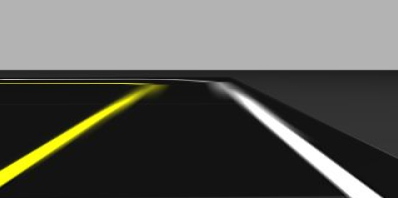
#> input picture catkin_ws/src/grayson_autodrive/src/autorace.png, 398 x 198 px
$ python hsv_tuner.py
#> lines starting #> are read from the running program, lines starting #| are printed output that depends on the picture; after the words box and inside, x2 and y2 are one past the last pixel; in counts of white or black regions, pixels touching at a corner belong together
import cv2
import numpy as np;

# Just dummy function for callbacks from trackbar
def nothing(x):
    pass

# Create a trackbar window to adjust the HSV values
# They are preconfigured for a yellow object
cv2.namedWindow("Tracking")
cv2.createTrackbar("LH", "Tracking", 20,255, nothing)
cv2.createTrackbar("LS", "Tracking", 120, 255, nothing)
cv2.createTrackbar("LV", "Tracking", 120, 255, nothing)
cv2.createTrackbar("UH", "Tracking", 49, 255, nothing)
cv2.createTrackbar("US", "Tracking", 255, 255, nothing)
cv2.createTrackbar("UV", "Tracking", 255, 255, nothing)

# Read test image
frame = cv2.imread("autorace.png")
#> frame is the input picture: shape (198, 398, 3); mean B, G, R 86.8, 92.4, 92.4

while True:
    # Convert to HSV colour space
    hsv = cv2.cvtColor(frame, cv2.COLOR_BGR2HSV)
#> hsv: shape (198, 398, 3); mean H, S, V 5.9, 13.5, 92.6

    # Read the trackbar values
    lh = cv2.getTrackbarPos("LH", "Tracking")
    ls = cv2.getTrackbarPos("LS", "Tracking")
    lv = cv2.getTrackbarPos("LV", "Tracking")
    uh = cv2.getTrackbarPos("UH", "Tracking")
    us = cv2.getTrackbarPos("US", "Tracking")
    uv = cv2.getTrackbarPos("UV", "Tracking")

    # Create arrays to hold the minimum and maximum HSV values
    hsvMin = np.array([lh, ls, lv])
    hsvMax = np.array([uh, us, uv])

    # Apply HSV thresholds
    mask = cv2.inRange(hsv, hsvMin, hsvMax)
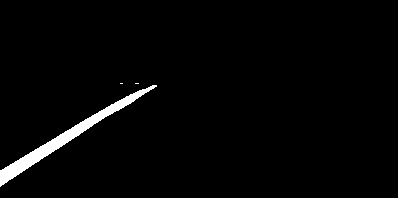
#> mask: shape (198, 398); 2.2% white; 3 white regions (2 under 20 px), largest, box (x1, y1, x2, y2) and area: (0, 85, 157, 187) 1763

    # Uncomment the lines below to see the effect of erode and dilate
    #mask = cv2.erode(mask, None, iterations=3)
    #mask = cv2.dilate(mask, None, iterations=3)

    # The output of the inRange() function is black and white
    # so we use it as a mask which we AND with the orignal image
    res = cv2.bitwise_and(frame, frame, mask=mask)
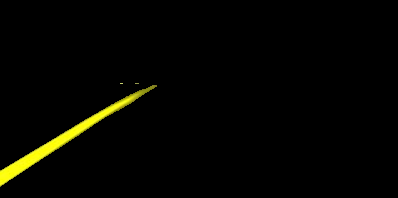
#> res: shape (198, 398, 3); mean B, G, R 0.5, 5, 5

    # Show the result
    cv2.imshow("Result view", res)

    # Wait for the escape key to be pressed
    key = cv2.waitKey(1)
#> (key Esc is pressed here)
    if key == 27:
        break

cv2.destroyAllWindows()
